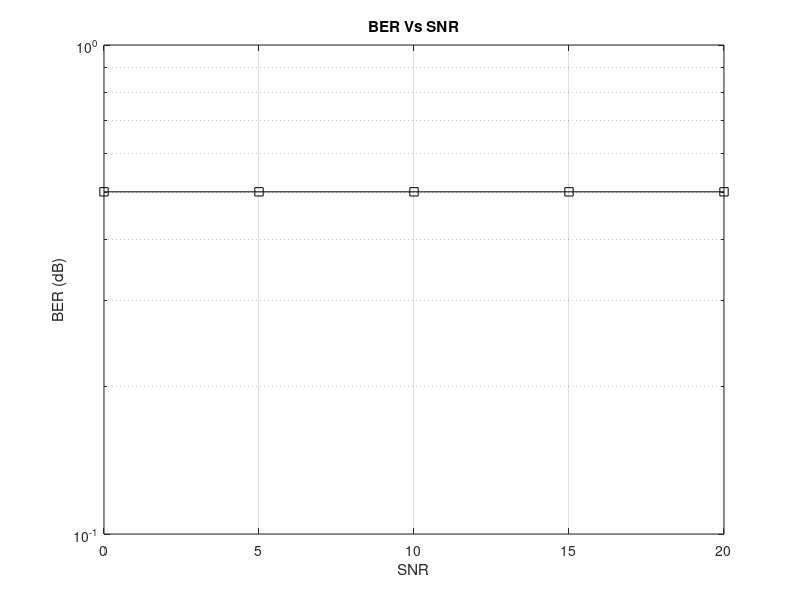

Recreate this plot in MATLAB.
clc;
clear all;
close all;
tx=12;rx=20;
L=10000;
EbNo=[0:5:20];
B=30000;Tx=1/24300;

SNR=EbNo-10*log10(Tx*B);

%A=randi(tx*L,1);
A = randi([0 1], tx, L);
X=zeros(tx,L);
for k=1:tx
    X(k,:)=((-1).^(A(k:tx:end)+1))';
end

H=sqrt(1/2)*(randn(rx,tx,L)+i*randn(rx,tx,L));

n=sqrt(1/2)*(randn(rx,L)+i*randn(rx,L));

r=zeros(rx,L);

for k=1:L
    R(:,k)=sqrt(1/tx)*H(:,:,k)*X(:,k);
end

berm=[];
for m=SNR
    m;
    snr=10^(m/10);
    R_noised=R+sqrt(1/snr)*n;
    x=[];
    a=zeros(tx*L,1);
    for t=1:L
        r=R_noised(:,t);
        HH=H(:,:,t);
        xtemp=zeros(tx,1);
        w=inv(HH'*HH+(1/snr)*eye(tx))*HH';%MMSE Receiver
        y=w*r;
        xtemp=(y>=0)-(y<0)+0;
        x=[x,xtemp];
    end
    for k=1:tx
        a(k:tx:end)=(x(k:tx:end)+1)/2;
    end
    [errbit,temp_ber]=biterr(A(:),a);
    berm=[berm,temp_ber];
end
semilogy(EbNo,berm,'s- k');grid on;hold on;
grid on;
xlabel('SNR');
ylabel('BER (dB)');
title('BER Vs SNR');